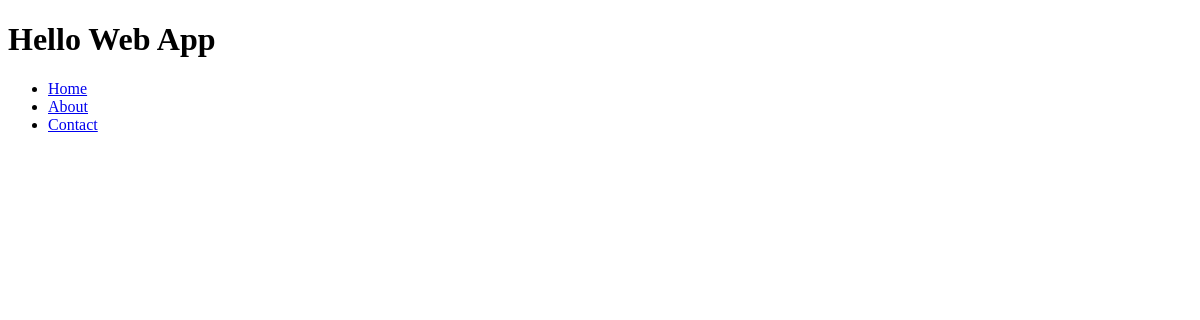
The app's page /, older data.
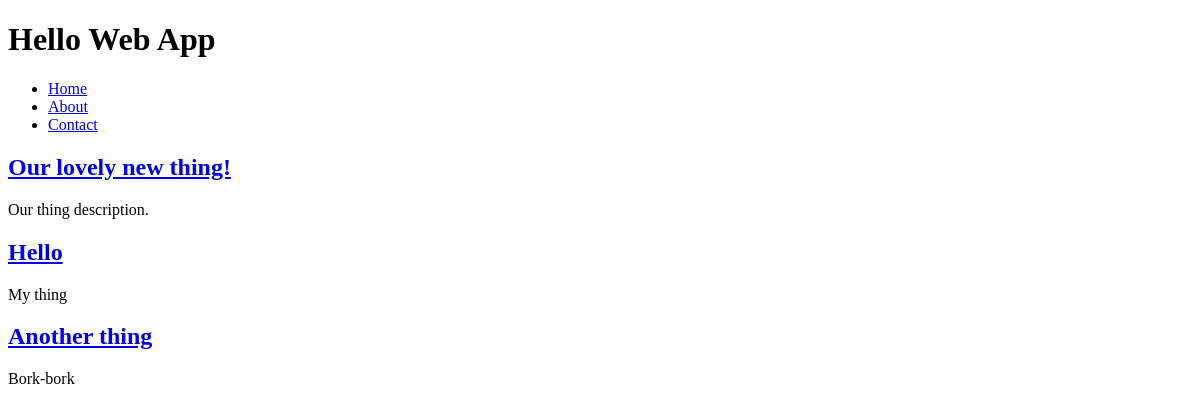
The same page, newer data.
### collection/models.py (models this page shows)
class Thing(models.Model):
    name = models.CharField(max_length=255)
    description = models.TextField()
    slug = models.SlugField(unique=True)
    user = models.ForeignKey(User, unique=True, blank=True, null=True, related_name="users")

### collection/views.py (the view)
# urls.py: url(r'^$', 'collection.views.index', name='home'),
def index(request):
    things = Thing.objects.all()
    return render_to_response('index.html', {
        'things': things,
        }, context_instance=RequestContext(request))

### collection/templates/index.html (shortened to what this page needs)
{% extends 'layouts/base.html' %}
{% block content %}
    {% for thing in things %}
        <h2>
            <a href="{% url 'thing_detail' slug=thing.slug %}">{{ thing.name }}</a>
        </h2>
        <p>{{ thing.description }}</p>
    {% endfor %}
{% endblock %}

### collection/templates/layouts/base.html (shortened to what this page needs)
{% load staticfiles %}
<!doctype html>
<html>
    <head>
        <link rel="stylesheet" href="{% static 'css/style.css' %}" />
    </head>
    <body>
    <header>
        <h1>Hello Web App</h1>
        <nav>
            <ul>
                <li>
                    <a href="{% url 'home' %}">Home</a>
                </li>
                <li>
                    <a href="{% url 'about' %}">About</a>
                </li>
                <li>
                    <a href="{% url 'contact' %}">Contact</a>
                </li>
            </ul>
        </nav>
    </header>
        {% block content %}{% endblock %}
    </body>
</html>

### collection/static/css/style.css (style rules this page uses)
h1 { background-image: url(../images/logo.png); }

Row changes from the older to the newer data that the page shows:
added Thing: name "Our lovely new thing!", description "Our thing description."
added Thing: name "Hello", description "My thing"
added Thing: name "Another thing", description "Bork-bork"
